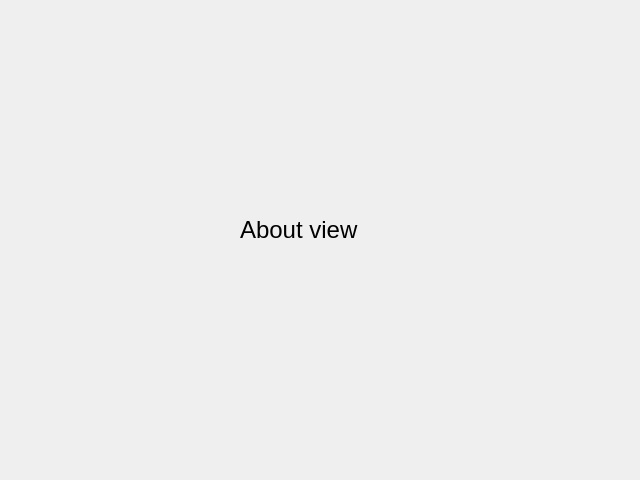
<?xml version="1.0" encoding="UTF-8"?>
<ui version="4.0">
 <class>Form</class>
 <widget class="QWidget" name="Form">
  <property name="geometry">
   <rect>
    <x>0</x>
    <y>0</y>
    <width>640</width>
    <height>480</height>
   </rect>
  </property>
  <property name="windowTitle">
   <string>Form</string>
  </property>
  <widget class="QLabel" name="label">
   <property name="geometry">
    <rect>
     <x>240</x>
     <y>140</y>
     <width>291</width>
     <height>181</height>
    </rect>
   </property>
   <property name="text">
    <string>&lt;html&gt;&lt;head/&gt;&lt;body&gt;&lt;p&gt;&lt;span style=&quot; font-size:18pt;&quot;&gt;About view&lt;/span&gt;&lt;/p&gt;&lt;/body&gt;&lt;/html&gt;</string>
   </property>
  </widget>
 </widget>
 <resources/>
 <connections/>
</ui>
